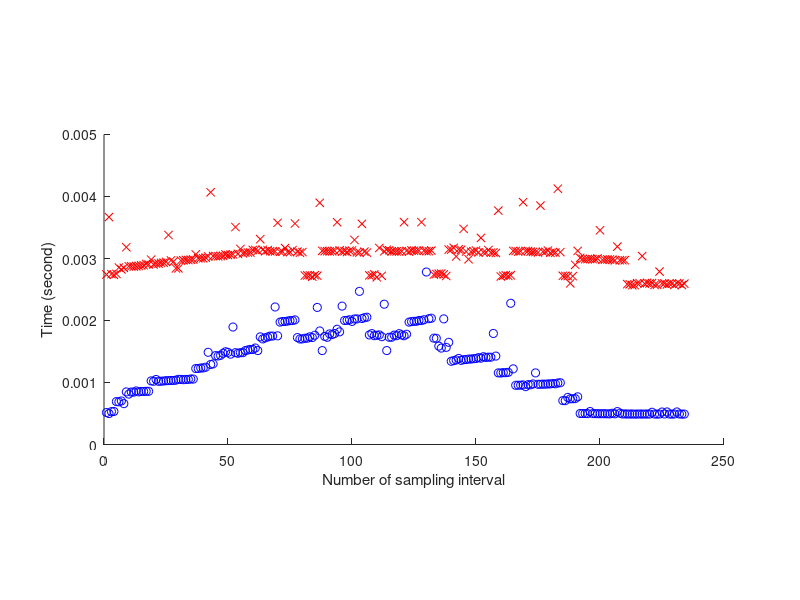

This chart was generated by the following MATLAB code:
IP_time = [
0.002742
0.003668
0.002748
0.002737
0.002752
0.002854
0.002824
0.002849
0.003182
0.002874
0.002873
0.002870
0.002875
0.002881
0.002888
0.002892
0.002913
0.002904
0.002982
0.002904
0.002918
0.002919
0.002930
0.002933
0.002946
0.003379
0.002969
0.002949
0.002841
0.002841
0.002967
0.002971
0.002977
0.002975
0.002981
0.002984
0.003066
0.003004
0.003005
0.003003
0.003015
0.003034
0.004068
0.003040
0.003039
0.003035
0.003040
0.003044
0.003065
0.003055
0.003062
0.003067
0.003507
0.003075
0.003154
0.003083
0.003095
0.003097
0.003097
0.003138
0.003138
0.003124
0.003312
0.003141
0.003117
0.003134
0.003118
0.003117
0.003114
0.003576
0.003109
0.003109
0.003169
0.003103
0.003102
0.003134
0.003564
0.003111
0.003093
0.003104
0.002725
0.002727
0.002729
0.002707
0.002731
0.002722
0.003898
0.003124
0.003119
0.003117
0.003114
0.003117
0.003124
0.003585
0.003132
0.003111
0.003118
0.003104
0.003126
0.003128
0.003299
0.003100
0.003096
0.003559
0.003110
0.003095
0.002727
0.002730
0.002743
0.002697
0.003170
0.002721
0.003116
0.003141
0.003133
0.003117
0.003117
0.003115
0.003112
0.003117
0.003586
0.003123
0.003110
0.003130
0.003126
0.003125
0.003127
0.003586
0.003126
0.003118
0.003119
0.003128
0.002740
0.002751
0.002754
0.002757
0.002743
0.002718
0.003144
0.003144
0.003172
0.003033
0.003147
0.003140
0.003478
0.003113
0.002988
0.003109
0.003117
0.003128
0.003099
0.003332
0.003101
0.003098
0.003136
0.003094
0.003099
0.003089
0.003772
0.002710
0.002722
0.002730
0.002719
0.002729
0.003123
0.003121
0.003111
0.003116
0.003909
0.003123
0.003121
0.003111
0.003106
0.003103
0.003097
0.003853
0.003109
0.003109
0.003127
0.003092
0.003101
0.003095
0.004126
0.003103
0.002721
0.002720
0.002717
0.002600
0.002715
0.002898
0.003123
0.003009
0.002993
0.002988
0.002990
0.002992
0.002990
0.002989
0.003000
0.003455
0.002978
0.002981
0.002985
0.002984
0.002981
0.002970
0.003192
0.002972
0.002973
0.002972
0.002586
0.002585
0.002569
0.002571
0.002601
0.002602
0.003039
0.002595
0.002608
0.002598
0.002604
0.002574
0.002577
0.002789
0.002598
0.002597
0.002583
0.002594
0.002593
0.002573
0.002601
0.002597
0.002572
0.002594];


AS_time = [
0.000516
0.000499
0.000530
0.000533
0.000692
0.000688
0.000702
0.000659
0.000848
0.000813
0.000846
0.000845
0.000864
0.000849
0.000856
0.000856
0.000858
0.000858
0.001026
0.001020
0.001049
0.001019
0.001021
0.001024
0.001029
0.001030
0.001033
0.001033
0.001038
0.001051
0.001050
0.001045
0.001050
0.001050
0.001057
0.001055
0.001225
0.001226
0.001234
0.001235
0.001247
0.001487
0.001291
0.001300
0.001434
0.001428
0.001438
0.001471
0.001496
0.001486
0.001457
0.001895
0.001481
0.001471
0.001481
0.001481
0.001515
0.001525
0.001533
0.001533
0.001556
0.001515
0.001736
0.001703
0.001720
0.001734
0.001748
0.001749
0.002218
0.001753
0.001974
0.001984
0.001984
0.001991
0.001998
0.001999
0.002010
0.001725
0.001702
0.001703
0.001714
0.001715
0.001737
0.001725
0.001762
0.002211
0.001831
0.001515
0.001744
0.001729
0.001784
0.001772
0.001790
0.001859
0.001817
0.002232
0.002000
0.002002
0.002012
0.001985
0.002025
0.002026
0.002470
0.002032
0.002045
0.002053
0.001767
0.001789
0.001755
0.001762
0.001768
0.001739
0.002263
0.001515
0.001730
0.001730
0.001764
0.001755
0.001788
0.001767
0.001754
0.001778
0.001974
0.001982
0.001987
0.001987
0.002000
0.001998
0.002012
0.002782
0.002029
0.002037
0.001715
0.001713
0.001587
0.001555
0.002026
0.001567
0.001648
0.001342
0.001353
0.001363
0.001388
0.001357
0.001368
0.001370
0.001378
0.001378
0.001384
0.001386
0.001401
0.001392
0.001416
0.001404
0.001409
0.001408
0.001791
0.001426
0.001155
0.001153
0.001159
0.001158
0.001164
0.002278
0.001220
0.000955
0.000956
0.000957
0.000961
0.000933
0.000965
0.000963
0.000977
0.001155
0.000971
0.000971
0.000974
0.000973
0.000977
0.000977
0.000983
0.000979
0.000992
0.000996
0.000708
0.000707
0.000760
0.000737
0.000738
0.000740
0.000769
0.000500
0.000499
0.000499
0.000498
0.000532
0.000498
0.000498
0.000497
0.000496
0.000497
0.000496
0.000495
0.000494
0.000504
0.000495
0.000531
0.000505
0.000493
0.000493
0.000492
0.000491
0.000492
0.000490
0.000491
0.000492
0.000491
0.000491
0.000492
0.000491
0.000520
0.000491
0.000491
0.000491
0.000524
0.000492
0.000525
0.000491
0.000491
0.000492
0.000525
0.000492
0.000490
0.000491];

cla; clf;
hold on
plot(AS_time, 'bo')
plot(IP_time, 'rx')
xlabel('Number of sampling interval')
ylabel('Time (second)')
%legend ('along X axis', 'along Y axis', 'along Z axis');
hold off;
pbaspect ([2 1 1])
print -depsc2 -FTimes:16 -tight qp_time.eps
